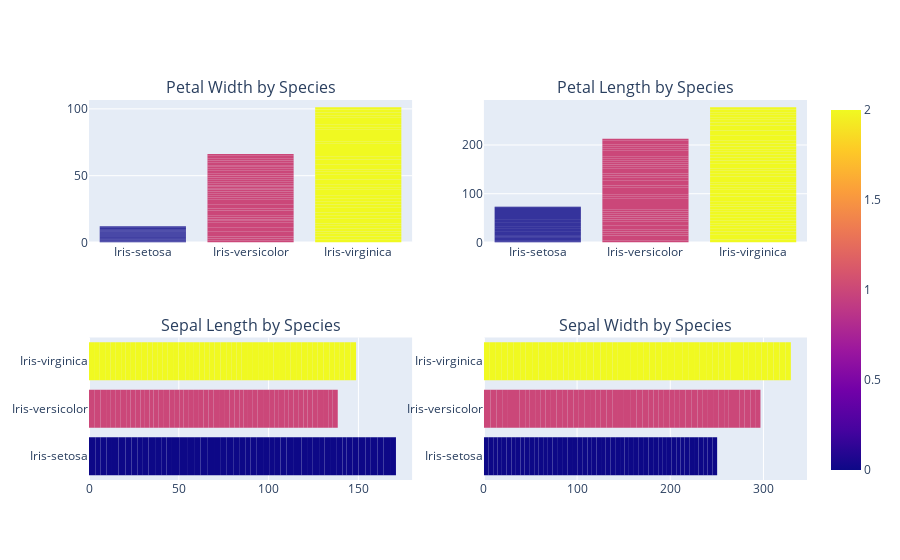

Here is the notebook cell this chart was saved with:
### Markdown cell above
#### Making subplots

### Code cell
subplot_fig.add_trace(fig1['data'][0], row=1, col=1)
subplot_fig.add_trace(fig2['data'][0], row=1, col=2)
subplot_fig.add_trace(fig3['data'][0], row=2, col=1)
subplot_fig.add_trace(fig4['data'][0], row=2, col=2)

subplot_fig.update_traces(marker_line_width=0)
subplot_fig.show()

### Figure 1 — Plotly figure (JSON) as saved in the notebook; plotly's stock layout.template omitted (floating-point values rounded to 4 significant figures; data arrays with more than 128 entries replaced by an {"elided": "..."} marker saying what was removed)
{"data": [{"alignmentgroup": "True", "hovertemplate": "species=%{x}<br>petal_width=%{y}<br>species_id=%{marker.color}<extra></extra>", "legendgroup": "", "marker": {"color": {"elided": "150 int values"}, "coloraxis": "coloraxis", "line": {"width": 0}, "pattern": {"shape": ""}}, "name": "", "offsetgroup": "", "orientation": "v", "showlegend": false, "textposition": "auto", "type": "bar", "x": {"elided": "150 str values"}, "xaxis": "x", "y": {"elided": "150 float values"}, "yaxis": "y"}, {"alignmentgroup": "True", "hovertemplate": "species=%{x}<br>petal_length=%{y}<br>species_id=%{marker.color}<extra></extra>", "legendgroup": "", "marker": {"color": {"elided": "150 int values"}, "coloraxis": "coloraxis", "line": {"width": 0}, "pattern": {"shape": ""}}, "name": "", "offsetgroup": "", "orientation": "v", "showlegend": false, "textposition": "auto", "type": "bar", "x": {"elided": "150 str values"}, "xaxis": "x2", "y": {"elided": "150 float values"}, "yaxis": "y2"}, {"alignmentgroup": "True", "hovertemplate": "sepal_width=%{x}<br>species=%{y}<br>species_id=%{marker.color}<extra></extra>", "legendgroup": "", "marker": {"color": {"elided": "150 int values"}, "coloraxis": "coloraxis", "line": {"width": 0}, "pattern": {"shape": ""}}, "name": "", "offsetgroup": "", "orientation": "h", "showlegend": false, "textposition": "auto", "type": "bar", "x": {"elided": "150 float values"}, "xaxis": "x3", "y": {"elided": "150 str values"}, "yaxis": "y3"}, {"alignmentgroup": "True", "hovertemplate": "sepal_length=%{x}<br>species=%{y}<br>species_id=%{marker.color}<extra></extra>", "legendgroup": "", "marker": {"color": {"elided": "150 int values"}, "coloraxis": "coloraxis", "line": {"width": 0}, "pattern": {"shape": ""}}, "name": "", "offsetgroup": "", "orientation": "h", "showlegend": false, "textposition": "auto", "type": "bar", "x": {"elided": "150 float values"}, "xaxis": "x4", "y": {"elided": "150 str values"}, "yaxis": "y4"}], "layout": {"annotations": [{"font": {"size": 16}, "showarrow": false, "text": "Petal Width by Species", "x": 0.225, "xanchor": "center", "xref": "paper", "y": 1, "yanchor": "bottom", "yref": "paper"}, {"font": {"size": 16}, "showarrow": false, "text": "Petal Length by Species", "x": 0.775, "xanchor": "center", "xref": "paper", "y": 1, "yanchor": "bottom", "yref": "paper"}, {"font": {"size": 16}, "showarrow": false, "text": "Sepal Length by Species", "x": 0.225, "xanchor": "center", "xref": "paper", "y": 0.375, "yanchor": "bottom", "yref": "paper"}, {"font": {"size": 16}, "showarrow": false, "text": "Sepal Width by Species", "x": 0.775, "xanchor": "center", "xref": "paper", "y": 0.375, "yanchor": "bottom", "yref": "paper"}], "xaxis": {"anchor": "y", "domain": [0, 0.45]}, "xaxis2": {"anchor": "y2", "domain": [0.55, 1]}, "xaxis3": {"anchor": "y3", "domain": [0, 0.45]}, "xaxis4": {"anchor": "y4", "domain": [0.55, 1]}, "yaxis": {"anchor": "x", "domain": [0.625, 1]}, "yaxis2": {"anchor": "x2", "domain": [0.625, 1]}, "yaxis3": {"anchor": "x3", "domain": [0, 0.375]}, "yaxis4": {"anchor": "x4", "domain": [0, 0.375]}}}
